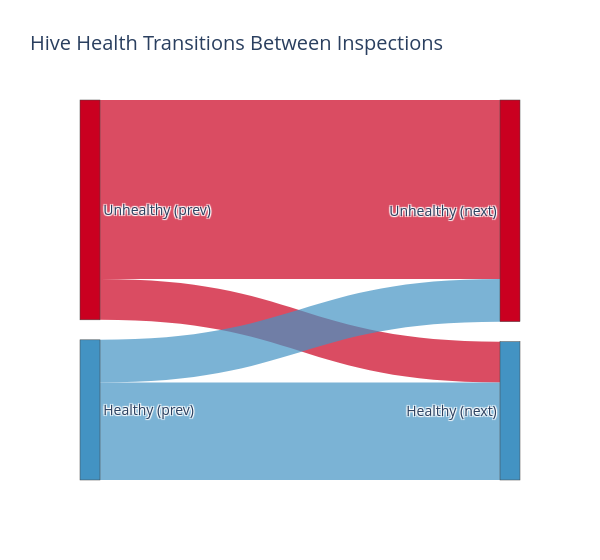

Notebook code cell kept with this figure:
### Code cell
# Define nodes and links
labels = ['Unhealthy (prev)', 'Healthy (prev)', 'Unhealthy (next)', 'Healthy (next)']

# Map from your transition table to indices in `labels`
label_to_index = {
    (0, 0): (0, 2),
    (0, 1): (0, 3),
    (1, 0): (1, 2),
    (1, 1): (1, 3)
}

sources = []
targets = []
values = []

for _, row in transition_counts.iterrows():
    src, tgt = label_to_index[(int(row['Healthy']), int(row['Next_Healthy']))]
    sources.append(src)
    targets.append(tgt)
    values.append(row['Count'])

# Build Sankey figure
fig = go.Figure(data=[go.Sankey(
    node=dict(
        pad=20,
        thickness=20,
        label=labels,
        color=['rgba(202,0,32,1)', 'rgba(67,147,195,1)','rgba(202,0,32,1)', 'rgba(67,147,195,1)']  # red=unhealthy, blue=healthy
    ),
    link=dict(
        source=sources,
        target=targets,
        value=values,
        color=['rgba(202,0,32,0.7)' if s in [0,2] else 'rgba(67,147,195,0.7)' for s in sources]
    )
)])

fig.update_layout(title_text="Hive Health Transitions Between Inspections", font_size=14, width=600)
fig.show()

### Figure 1 — Plotly figure (JSON) as saved in the notebook; plotly's stock layout.template omitted (floating-point values rounded to 4 significant figures)
{"data": [{"link": {"color": ["rgba(202,0,32,0.7)", "rgba(202,0,32,0.7)", "rgba(67,147,195,0.7)", "rgba(67,147,195,0.7)"], "source": [0, 0, 1, 1], "target": [2, 3, 2, 3], "value": [870, 198, 207, 474]}, "node": {"color": ["rgba(202,0,32,1)", "rgba(67,147,195,1)", "rgba(202,0,32,1)", "rgba(67,147,195,1)"], "label": ["Unhealthy (prev)", "Healthy (prev)", "Unhealthy (next)", "Healthy (next)"], "pad": 20, "thickness": 20}, "type": "sankey"}], "layout": {"font": {"size": 14}, "title": {"text": "Hive Health Transitions Between Inspections"}, "width": 600}}
